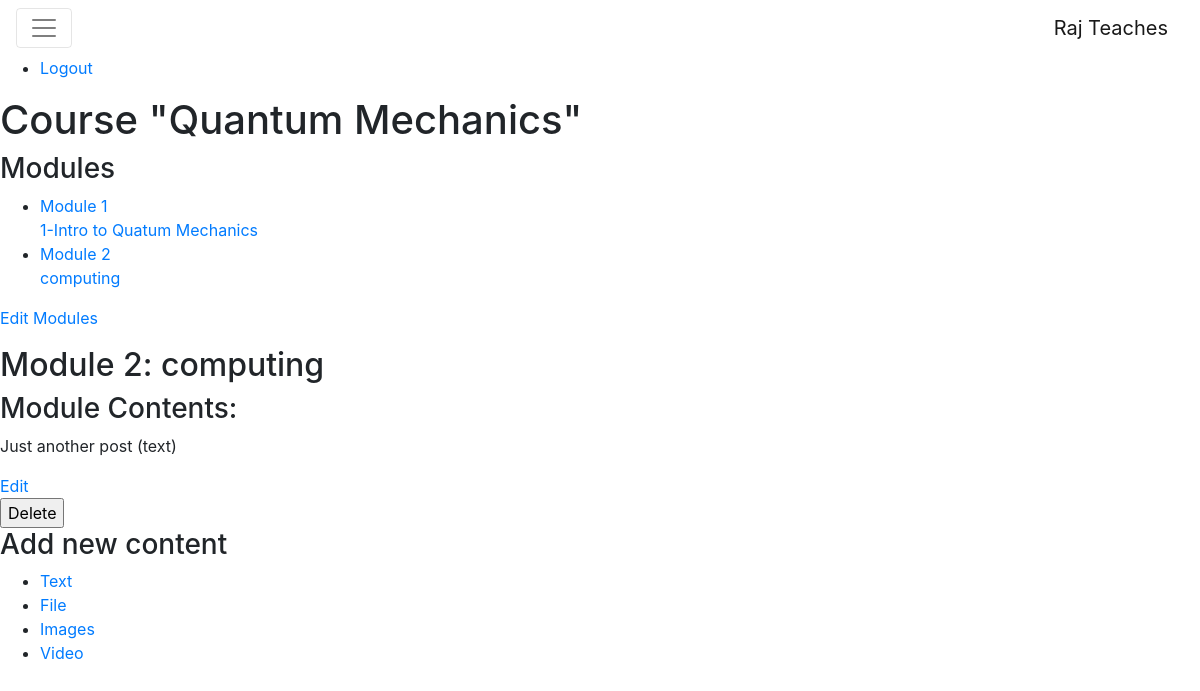
Screenshot of /course/module/6/ (signed in) with the database file from the repository.
### courses/models.py (models this page shows, shortened)
class Course(models.Model):
	owner=models.ForeignKey(User, related_name='courses_created',on_delete=models.CASCADE)
	subject=models.ForeignKey(Subject,related_name='courses',on_delete=models.CASCADE)
	title=models.CharField(max_length=250)
	slug=models.SlugField(max_length=250,unique=True)
	description=models.TextField(blank=True)
	created_on=models.DateTimeField(auto_now_add=True)
	updated_on=models.DateTimeField(auto_now=True)
	students=models.ManyToManyField(User, related_name='courses_joined',blank=True)
	class Meta:
		ordering=['title','owner','subject']

class Module(models.Model):
	course=models.ForeignKey(Course,related_name='modules',on_delete=models.CASCADE)
	order=OrderField(blank=True,for_fields=['course'])
	title=models.CharField(max_length=250)
	description=models.TextField(blank=True)
	class Meta:
		ordering=['order']

class Content(models.Model):
	module=models.ForeignKey(Module,related_name='contents',on_delete=models.CASCADE)
	order=OrderField(blank=True,for_fields=['module'])
	content_type= models.ForeignKey(ContentType, on_delete=models.CASCADE,
		                                    limit_choices_to={'model__in':('text','file','image','video')})
	object_id=models.PositiveIntegerField()
	item=GenericForeignKey('content_type','object_id')
	order=OrderField(blank=True,for_fields=['module'])
	class Meta:
		ordering=['order']

class ItemBase(models.Model):
	owner= models.ForeignKey(User, related_name='%(class)s_related', on_delete=models.CASCADE)
	title=models.CharField(max_length=250)
	created_on=models.DateTimeField(auto_now_add=True)
	updated_on=models.DateTimeField(auto_now=True)
	class Meta:
		abstract=True#This statement makes it abstract model
	def __str__(self):
		return self.title

class Text(ItemBase):
	content=models.TextField()

### courses/views.py (the view)
# urls.py: path('module/<int:module_id>/',views.ModuleContentView.as_view(),name='module_content_list'),
class ModuleContentView(TemplateResponseMixin,View):
	template_name="manage/module/content_list.html"
	def get(self,request,module_id):
		module=get_object_or_404(Module,
							id=module_id,
							course__owner=request.user)
		return self.render_to_response({'module':module})

### courses/templatetags/course.py (called while the page is built)
@register.filter
def model_name(obj):
	try:
		return obj._meta.model_name
	except AtrributeError:
		return None

### courses/templates/manage/module/content_list.html (shortened to what this page needs)
{% extends "base.html" %}
{% load course %}
{% block content %}
{% with course=module.course %}
	<h1>Course "{{ course.title }}"</h1>
	<div class="contents">
		<h3>Modules</h3>
		<ul id="modules">
			{% for m in course.modules.all %}
			<li data-id="{{ m.id }}" {% if m == module %} class="selected"
				{% endif %}>
			<a href="{% url 'module_content_list' m.id %}"> <span>Module
				<span class="order">{{ m.order|add:1 }}</span>
			</span><br>
			{{ m.title }}
			</a>
			</li>
		{% empty %}
			<li> No Modules Yet</li>
		{% endfor %}
		</ul><p>
		<a href="{% url 'course_module_update' course.id %}">Edit Modules</a></p>
	</div>
	<div class="module">
		<h2> Module {{ module.order|add:1 }}: {{ module.title }}</h2>
		<h3> Module Contents: </h3>
		<div id="module-contents">
			{% for content in module.contents.all %}
			<div data-id="{{ content_id }}">
				{% with item=content.item %}
				<p> {{ item }} ({{ item|model_name }})</p>
				<a href="{% url 'module_content_update' module.id item|model_name item.id %}">Edit</a>
				<form action="{% url 'module_content_delete' content.id %}" method="post">
					<input type="submit" value="Delete">
				</form>
				{% endwith %}
			</div>
			{% empty %}
			No content Uploaded Yet
			{% endfor %}
		</div>
		<h3> Add new content</h3>
		<ul class="content-types">
			<li><a href="{% url 'module_content_create' module.id 'text' %}">Text</a></li>
			<li><a href="{% url 'module_content_create' module.id 'file' %}">
			File</a></li>
			<li><a href="{% url 'module_content_create' module.id 'image' %}">Images </a></li>
			<li><a href="{% url 'module_content_create' module.id 'video' %}">Video</a></li>
		</ul>
	</div>
	{% endwith %}
	{% endblock %}

### rows the page displays
Course: title "Quantum Mechanics"
Module: order|add "1", title "1-Intro to Quatum Mechanics"
Module: order|add "2", title "computing"
Content: item "Just another post", item|model_name "text"
